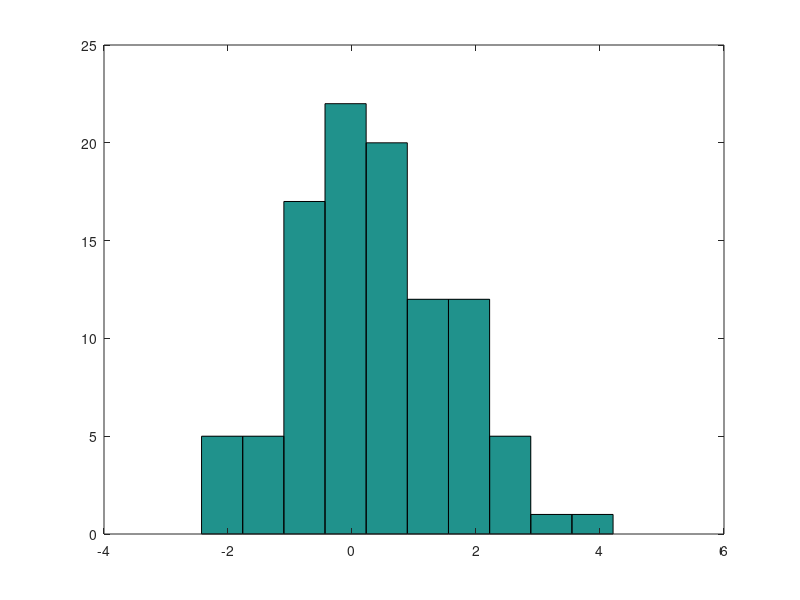
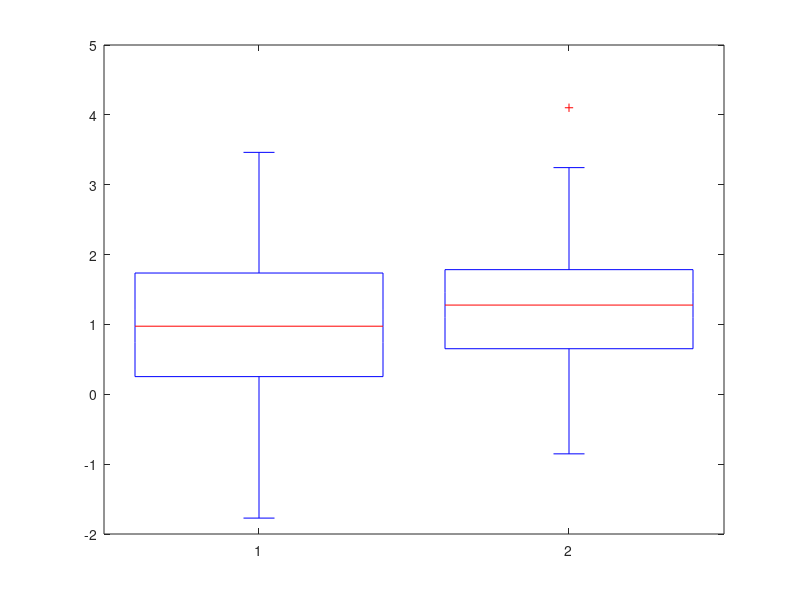

Source code (MATLAB) for these figures, in order: (Note: this script raises an error after producing the figures.)
a_mean = 1;
a_sigma = 1;
b_mean = 1.3;
b_sigma = a_sigma;

n_samples = 100;

a = a_mean + a_sigma * randn(n_samples, 1);
b = b_mean + b_sigma * randn(n_samples, 1);

alpha = 0.05;

%% plot
% figure(1);
% hist(a);
% 
% figure(2);
% hist(b);

figure(2);
boxplot([a b]);

%% difference
d = b-a;
figure(1);
hist(d);
[muhat, sigmahat, muci, sigmaci] = normfit(d, alpha);
fprintf('mu       = %f +/- %f\n', muhat, muhat - muci(1));

%% test
[h,p] = ttest(d, 0, alpha);
fprintf('h: %d  p: %f\n', h, p);



